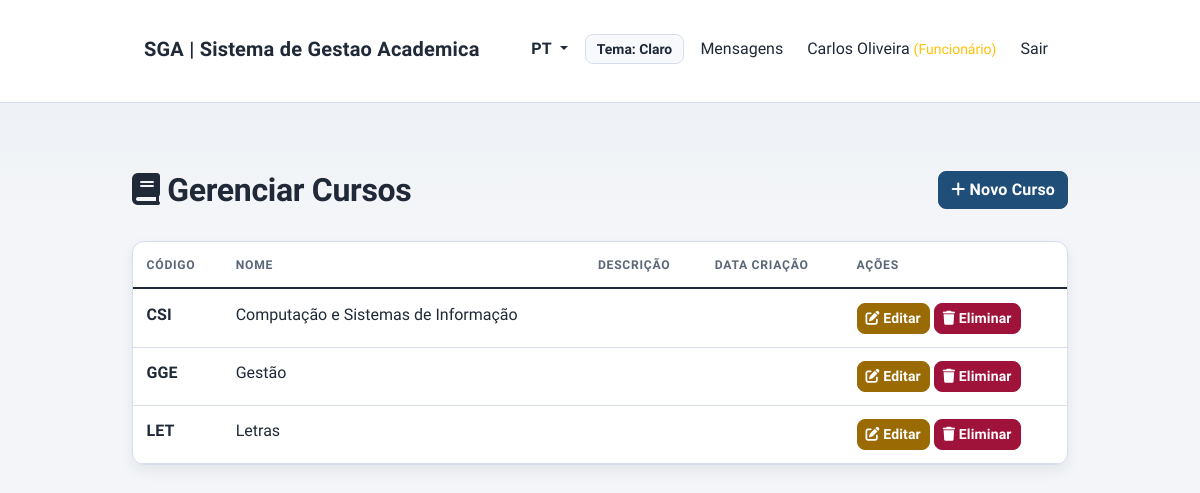
The page /public/manager/courses.php (signed in) on the database its author committed.
### tables this page shows
CREATE TABLE courses (
    id INT PRIMARY KEY AUTO_INCREMENT,
    code VARCHAR(20) NOT NULL UNIQUE,
    name VARCHAR(255) NOT NULL,
    description TEXT,
    is_active BOOLEAN DEFAULT TRUE,
    created_at TIMESTAMP DEFAULT CURRENT_TIMESTAMP,
    updated_at TIMESTAMP DEFAULT CURRENT_TIMESTAMP ON UPDATE CURRENT_TIMESTAMP,
    INDEX idx_code (code),
    INDEX idx_active (is_active)
);

### public/manager/courses.php (called while the page is built, shortened)
<?php
require_once __DIR__ . '/../../core/bootstrap.php';
require_once __DIR__ . '/../../controllers/ManagerCoursesController.php';
$controller = new ManagerCoursesController($pdo);
$action = $_GET['action'] ?? 'index';
$id = $_GET['id'] ?? null;
$result = match($action) {
    'create' => $controller->create(),
    'edit' => $id ? $controller->edit($id) : $controller->index(),
    'delete' => $id ? $controller->delete($id) : $controller->index(),
    default => $controller->index()
};
extract($result['data']);
$view = ltrim($result['view'] ?? '', " ./\\/");
include __DIR__ . '/../../' . $view;

### core/helpers.php (called while the page is built, shortened)
<?php
function h($str) {
    return htmlspecialchars($str, ENT_QUOTES, 'UTF-8');
}
function baseUrl() {
    $protocol = (!empty($_SERVER['HTTPS']) && $_SERVER['HTTPS'] !== 'off') ? 'https' : 'http';
    $host = $_SERVER['HTTP_HOST'];
    $scriptPath = str_replace('\\', '/', $_SERVER['SCRIPT_NAME'] ?? ($_SERVER['PHP_SELF'] ?? ''));
    $publicPos = strpos($scriptPath, '/public');
    if ($publicPos !== false) {
        $basePath = substr($scriptPath, 0, $publicPos);
    } else {
        $basePath = dirname($scriptPath);
    }
    return $protocol . '://' . $host . rtrim($basePath, '/');
}
function publicUrl($path = '') {
    $base = baseUrl() . '/public';
    if ($path) {
        $base .= '/' . ltrim($path, '/');
    }
    return $base;
}
function url($path = '') {
    return publicUrl($path);
}

### core/i18n.php (called while the page is built, shortened)
<?php
$TRANSLATIONS = [];
function loadTranslations($lang = 'pt') {
    $filePath = __DIR__ . '/../translations/' . $lang . '.php';
    if (file_exists($filePath)) {
        $TRANSLATIONS = require $filePath;
        return true;
    }
    return false;
}
function trans($key, $default = '') {
    global $TRANSLATIONS;
    return $TRANSLATIONS[$key] ?? ($default ?: $key);
}
function t($key, $default = '') {
    return trans($key, $default);
}

### controllers/ManagerCoursesController.php (called while the page is built, shortened)
<?php
class ManagerCoursesController {
    protected $pdo;
    public function __construct($pdo) {
        $this->pdo = $pdo;
    }
    public function index() {
        require_once __DIR__ . '/../models/Curso.php';
        $cursoModel = new Curso($this->pdo);
        $courses = $cursoModel->getAll();
        return [
            'view' => '../views/manager/courses.php',
            'data' => ['courses' => $courses]
        ];
    }
}

### models/Curso.php (called while the page is built, shortened)
<?php
class Curso {
    protected $pdo;
    public function __construct($pdo) {
        $this->pdo = $pdo;
    }
    public function getAll() {
        $stmt = $this->pdo->query("
            SELECT id, code, name FROM courses
            WHERE is_active = 1
            ORDER BY name
        ");
        return $stmt->fetchAll(PDO::FETCH_ASSOC);
    }
}

### views/manager/courses.php (the view, shortened to what this page needs)
<!DOCTYPE html>
<html lang="pt-PT">
<head>
    <link href="https://cdn.jsdelivr.net/npm/bootstrap@5.1.3/dist/css/bootstrap.min.css" rel="stylesheet">
    <link href="<?php echo url('assets/css/app.css'); ?>" rel="stylesheet">
    <link href="https://cdnjs.cloudflare.com/ajax/libs/font-awesome/6.0.0/css/all.min.css" rel="stylesheet">
</head>
<body>
    <?php include __DIR__ . '/../layouts/navbar.php'; ?>
    <div class="container-fluid mt-5">
        <div class="row mb-4">
            <div class="col-md-6">
                <h2><i class="fas fa-book"></i> <?php echo t('courses.manage'); ?></h2>
            </div>
            <div class="col-md-6 text-end">
                <a href="<?php echo url('manager/courses.php?action=create'); ?>" class="btn btn-primary">
                    <i class="fas fa-plus"></i> <?php echo t('courses.create'); ?>
                </a>
            </div>
        </div>
        <div class="card">
            <div class="table-responsive">
                <table class="table table-hover mb-0">
                    <thead class="table-dark">
                        <tr>
                            <th><?php echo t('courses.code'); ?></th>
                            <th><?php echo t('courses.name'); ?></th>
                            <th><?php echo t('courses.description'); ?></th>
                            <th><?php echo t('courses.created_date'); ?></th>
                            <th><?php echo t('common.actions'); ?></th>
                        </tr>
                    </thead>
                    <tbody>
                        <?php if (empty($courses)): ?>
                            <tr>
                                <td colspan="5" class="text-center text-muted py-4">
                                    <?php echo t('courses.no_found'); ?>
                                </td>
                            </tr>
                        <?php else: ?>
                            <?php foreach ($courses as $course): ?>
                                <tr>
                                    <td><strong><?php echo h($course['code']); ?></strong></td>
                                    <td><?php echo h($course['name']); ?></td>
                                    <td><?php echo h(substr($course['description'] ?? '', 0, 50)); ?></td>
                                    <td><?php echo formatDate($course['created_at'] ?? ''); ?></td>
                                    <td>
                                        <a href="<?php echo url('manager/courses.php?action=edit&id=' . $course['id']); ?>"
                                           class="btn btn-sm btn-warning">
                                            <i class="fas fa-edit"></i> <?php echo t('common.edit'); ?>
                                        </a>
                                        <form method="POST" action="<?php echo url('manager/courses.php?action=delete&id=' . $course['id']); ?>"
                                              style="display:inline;" onsubmit="return confirm('<?php echo t('common.confirm'); ?>');">
                                            <button type="submit" class="btn btn-sm btn-danger">
                                                <i class="fas fa-trash"></i> <?php echo t('common.delete'); ?>
                                            </button>
                                        </form>
                                    </td>
                                </tr>
                            <?php endforeach; ?>
                        <?php endif; ?>
                    </tbody>
                </table>
            </div>
        </div>
    </div>
</body>
</html>

### public/assets/css/app.css (style rules this page uses)
:root { --bg: #f3f5f8; --bg-plain: #ffffff; --surface: #ffffff; --surface-soft: #f7f9fc; --surface-strong: #eef2f7; --text: #1f2937; --text-muted: #5b6678; --border: #d7deea; --primary: #1f4e79; --primary-soft: #d8e7f8; --info: #0c6a8f; --success: #1f7a4f; --warning: #9a6a05; --danger: #9f1239; --secondary: #5b6678; --on-primary: #ffffff; --on-info: #ffffff; --on-success: #ffffff; --on-warning: #ffffff; --on-danger: #ffffff; --on-secondary: #ffffff; --radius-sm: 8px; --radius-md: 12px; --radius-lg: 16px; --shadow-sm: 0 6px 14px rgba(31, 41, 55, 0.07); --shadow-md: 0 14px 30px rgba(31, 41, 55, 0.12); }
* { box-sizing: border-box; }
html, body { min-height: 100%; }
body { font-family: 'Public Sans', 'Segoe UI', sans-serif; color: var(--text); background: linear-gradient(180deg, rgba(31, 78, 121, 0.05) 0%, transparent 26%), var(--bg); line-height: 1.55; }
h1, h2, h3, h4, h5, h6 { color: var(--text); letter-spacing: -0.01em; font-weight: 700; }
a { color: var(--primary); }
.container, .container-fluid { width: 80%; max-width: 80%; margin-left: auto; margin-right: auto; padding-top: 1.25rem; padding-bottom: 1.5rem; }
.card { border: 1px solid var(--border); border-radius: var(--radius-md); box-shadow: var(--shadow-sm); overflow: hidden; background: var(--surface); transition: transform 160ms ease, box-shadow 160ms ease; }
.table { margin-bottom: 0; color: var(--text); }
.table > :not(caption) > * > * { padding: 0.82rem 0.85rem; border-bottom: 1px solid var(--border); background-color: transparent; }
.table thead th { font-size: 0.76rem; text-transform: uppercase; letter-spacing: 0.06em; color: var(--text-muted); font-weight: 700; }
.btn { border-radius: var(--radius-sm); font-weight: 600; letter-spacing: 0.01em; transition: transform 120ms ease; }
.btn-primary { background-color: var(--primary); border-color: var(--primary); color: var(--on-primary); }
.btn-warning { background-color: var(--warning); border-color: var(--warning); color: var(--on-warning); }
.btn-danger { background-color: var(--danger); border-color: var(--danger); color: var(--on-danger); }
.table-dark { --bs-table-bg: var(--surface-soft); --bs-table-striped-bg: var(--surface-soft); --bs-table-hover-bg: var(--surface-strong); --bs-table-color: var(--text); }
.ui-reveal { opacity: 0; transform: translateY(8px); transition: opacity 220ms ease, transform 220ms ease; }
.ui-reveal.is-visible { opacity: 1; transform: translateY(0); }

### rows shown on the page
courses: code "CSI", name "Computação e Sistemas de Informação"
courses: code "GGE", name "Gestão"
courses: code "LET", name "Letras"

### other values the page prints
getCurrentLanguage() "PT"
t('nav.my_requests') "Mensagens"
$_SESSION['full_name'] "Carlos Oliveira"
getRoleLabel() "Funcionário"
t('nav.logout') "Sair"
t('courses.manage') "Gerenciar Cursos"
t('courses.create') "Novo Curso"
t('courses.code') "CÓDIGO"
t('courses.name') "NOME"
t('courses.description') "DESCRIÇÃO"
t('courses.created_date') "DATA CRIAÇÃO"
t('common.actions') "AÇÕES"
